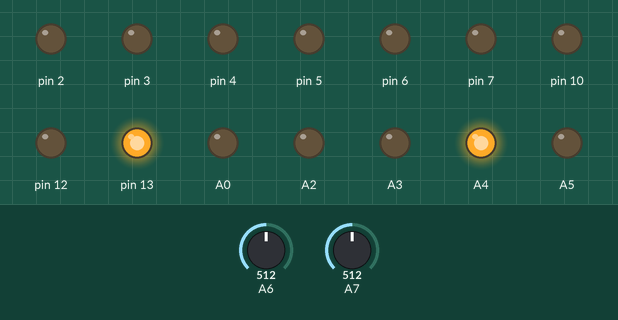
Recording of a sketch running on a simulated Arduino Nano, built with avr-gcc and run on an emulated ATmega328P. On the bench: output pins drawn as LEDs (lit = HIGH). The inputs (shaded band) are chosen by the test bench; at power-on: A7 = 512, A6 = 512. What the sketch prints to the serial monitor is not drawn.

Above: at 1.8 s.
1.9 s: A7 set to 0
At 2.29 s:
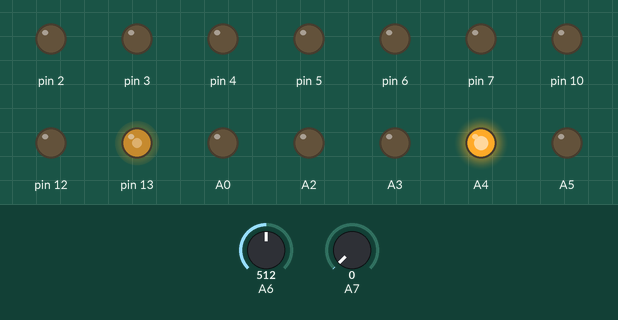
5.0 s: A6 set to 0
At 6.4 s:
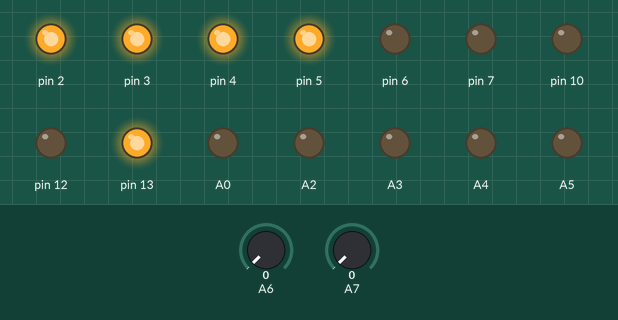
8.1 s: A6 set to 20
At 9.74 s:
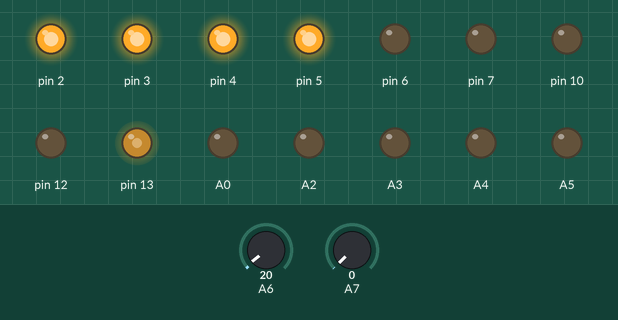
11.2 s: A7 set to 122
At 12.5 s:
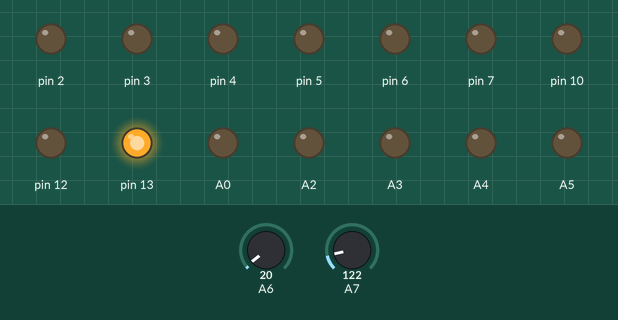
14.3 s: A7 set to 0
17.4 s: A7 set to 20
At 18.3 s:
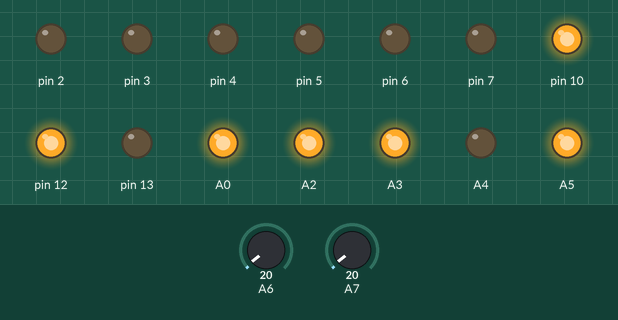
Timing chart, 0 to 21.5 s (numbered marks = the images above; inputs shaded):
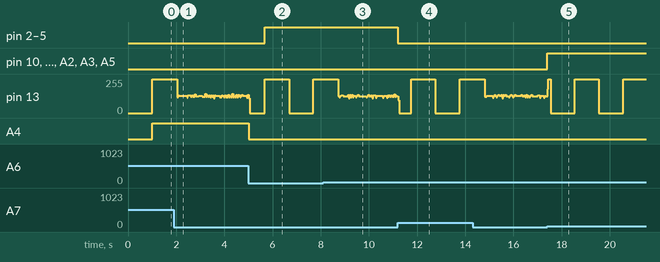

Measured:
- after the input at 1.9 s, pin 10: stays LOW (without the input it goes to HIGH after 2.1 s); A4: stays HIGH (without the input it goes to LOW after 0.10 s); A5: stays LOW (without the input it goes to HIGH after 0.10 s)
- after the input at 5.0 s, pin 2–5: LOW → HIGH after 0.68 s; A4: HIGH → LOW at once
- after the input at 8.1 s, pin 2–5: stays HIGH (without the input it goes to LOW after 0.58 s); pin 6, pin 7: stays LOW (without the input it goes to HIGH after 0.58 s)
- after the input at 11.2 s, pin 2–5: HIGH → LOW at once
- after the input at 17.4 s, pin 10, pin 12, A0, A2, A3, A5: LOW → HIGH at once

The sketch:

BinaryClock.ino
```cpp
#define BIT(n,i) (n>>i&1)
long now = millis();
int second = now / 1000;
int minute = second / 60;
int hour = minute / 60;

int sec_1_digit;
int sec_2_digit;
int min_1_digit;
int min_2_digit;
int hour_1_digit;
int hour_2_digit;
long millis_double_press = 0;
long mills_button_delay = 0;
int mode = 0;
int state_3_current = 0;
int speed_mod = 1;
long millis_add = 0;

boolean led_sec = false;

void setup() {
  Serial.begin(115200);
  pinMode(2, OUTPUT);
  pinMode(3, OUTPUT);
  pinMode(4, OUTPUT);
  pinMode(5, OUTPUT);
  pinMode(6, OUTPUT);
  pinMode(7, OUTPUT);
  pinMode(8, OUTPUT);
  pinMode(9, OUTPUT);
  pinMode(A0, OUTPUT);
  pinMode(A1, OUTPUT);
  pinMode(A2, OUTPUT);
  pinMode(A3, OUTPUT);
  pinMode(A4, OUTPUT);
  pinMode(A5, OUTPUT);
  pinMode(10, OUTPUT);
  pinMode(12, OUTPUT);
  pinMode(13, OUTPUT);
  pinMode(A7, INPUT);
  pinMode(A6, INPUT);
}

void set_LED(int pin, int value) {
  if (value == 0) {
    digitalWrite(pin, LOW);
  } else {
    digitalWrite(pin, HIGH);
  }
}

void refresh_time() {
  second = (now / 1000) % 60;
  minute = ((now / 60) / 1000) % 60;
  hour = (((minute / 60) / 60) / 1000) % 24;
  sec_1_digit = second % 10;
  sec_2_digit = (second - sec_1_digit) / 10;
  min_1_digit = minute % 10;
  min_2_digit = (minute - min_1_digit) / 10;
  hour_1_digit = hour % 10;
  hour_2_digit = (hour - hour_1_digit) / 10;


  Serial.println(second);
  Serial.println(minute);
  Serial.println(hour);

  // sec blink
  set_LED(13, BIT(sec_1_digit, 0));
}

void dark() {
  // x0-minutes
  set_LED(5, LOW);
  set_LED(4, LOW);
  set_LED(3, LOW);
  set_LED(2, LOW);

  // 0x-minutes
  set_LED(9, LOW);
  set_LED(8, LOW);
  set_LED(7, LOW);
  set_LED(6, LOW);

  // x0 seconds
  set_LED(A3, LOW);
  set_LED(A2, LOW);
  set_LED(A1, LOW);
  set_LED(A0, LOW);

  // 0x seconds
  set_LED(A4, LOW);
  set_LED(A5, LOW);
  set_LED(10, LOW);
  set_LED(12, LOW);
}
void tickMMSS() {

  if (hour < 10) Serial.print("0");
  Serial.print(hour);
  Serial.print(":");
  if (minute < 10) Serial.print("0");
  Serial.print(minute);
  Serial.print(":");
  if (second < 10) Serial.print("0");
  Serial.print(second);

  Serial.print("  ");
  Serial.print(analogRead(A7));
  Serial.print("  ");
  Serial.print(analogRead(A6));

  Serial.println();

  // x0-minutes
  set_LED(5, BIT(min_2_digit, 0));
  set_LED(4, BIT(min_2_digit, 1));
  set_LED(3, BIT(min_2_digit, 2));
  set_LED(2, BIT(min_2_digit, 3));

  // 0x-minutes
  set_LED(9, BIT(min_1_digit, 0));
  set_LED(8, BIT(min_1_digit, 1));
  set_LED(7, BIT(min_1_digit, 2));
  set_LED(6, BIT(min_1_digit, 3));

  // x0 seconds
  set_LED(A3, BIT(sec_2_digit, 0));
  set_LED(A2, BIT(sec_2_digit, 1));
  set_LED(A1, BIT(sec_2_digit, 2));
  set_LED(A0, BIT(sec_2_digit, 3));

  // 0x seconds
  set_LED(A4, BIT(sec_1_digit, 0));
  set_LED(A5, BIT(sec_1_digit, 1));
  set_LED(10, BIT(sec_1_digit, 2));
  set_LED(12, BIT(sec_1_digit, 3));
}

void tickHHMM() {

  if (hour < 10) Serial.print("0");
  Serial.print(hour);
  Serial.print(":");
  if (minute < 10) Serial.print("0");
  Serial.print(minute);
  Serial.print(":");
  if (second < 10) Serial.print("0");
  Serial.print(second);

  Serial.print("  ");
  Serial.print(analogRead(A7));
  Serial.print("  ");
  Serial.print(analogRead(A6));

  Serial.println();

  // x0-minutes
  set_LED(5, BIT(hour_2_digit, 0));
  set_LED(4, BIT(hour_2_digit, 1));
  set_LED(3, BIT(hour_2_digit, 2));
  set_LED(2, BIT(hour_2_digit, 3));

  // 0x-minutes
  set_LED(9, BIT(hour_1_digit, 0));
  set_LED(8, BIT(hour_1_digit, 1));
  set_LED(7, BIT(hour_1_digit, 2));
  set_LED(6, BIT(hour_1_digit, 3));

  // x0 seconds
  set_LED(A3, BIT(min_2_digit, 0));
  set_LED(A2, BIT(min_2_digit, 1));
  set_LED(A1, BIT(min_2_digit, 2));
  set_LED(A0, BIT(min_2_digit, 3));

  // 0x seconds
  set_LED(A4, BIT(min_1_digit, 0));
  set_LED(A5, BIT(min_1_digit, 1));
  set_LED(10, BIT(min_1_digit, 2));
  set_LED(12, BIT(min_1_digit, 3));
}

void tick_state_3() {
  state_3_current++;
  if (state_3_current == 4) state_3_current = 0;

  if (state_3_current == 0) {
    // x0-minutes
    dark();
    set_LED(5, HIGH);
    set_LED(4, HIGH);
    set_LED(3, HIGH);
    set_LED(2, HIGH);
  } else if (state_3_current == 1) {
    dark();
    set_LED(9, HIGH);
    set_LED(8, HIGH);
    set_LED(7, HIGH);
    set_LED(6, HIGH);
  } else if (state_3_current == 2) {
    dark();
    set_LED(A3, HIGH);
    set_LED(A2, HIGH);
    set_LED(A1, HIGH);
    set_LED(A0, HIGH);
  } else if (state_3_current == 3) {
    dark();
    set_LED(A4, HIGH);
    set_LED(A5, HIGH);
    set_LED(10, HIGH);
    set_LED(12, HIGH);
  }
}
void loop() {
  now = (millis()+millis_add) * speed_mod;

  if (now / 1000 % 60 == second) {
    // do nothing
  } else {
    refresh_time();

    if ((analogRead(A6) == 0) && (analogRead(A7) == 0)) {

      if (millis_double_press == 0) {
        millis_double_press = millis();
        Serial.println("Test countdown started");
        dark();
      } else if (millis() - millis_double_press > 2000) {
        Serial.println("test mode");
        millis_double_press = millis();
        mode++;
        if (mode == 4) mode = 0;
        Serial.print("Mode: ");
        Serial.println(mode);
      } else {
        if (mode == 0) {
          // x0-minutes
          dark();
          set_LED(5, HIGH);
          set_LED(4, HIGH);
          set_LED(3, HIGH);
          set_LED(2, HIGH);
        } else if (mode == 1) {
          dark();
          set_LED(9, HIGH);
          set_LED(8, HIGH);
          set_LED(7, HIGH);
          set_LED(6, HIGH);
        } else if (mode == 2) {
          dark();
          set_LED(A3, HIGH);
          set_LED(A2, HIGH);
          set_LED(A1, HIGH);
          set_LED(A0, HIGH);
        } else if (mode == 3) {
          dark();
          set_LED(A4, HIGH);
          set_LED(A5, HIGH);
          set_LED(10, HIGH);
          set_LED(12, HIGH);
        }
      }
    } else if (analogRead(A6) == 0) {
      if (mills_button_delay == 0) {
        mills_button_delay = millis();
        Serial.println("Timeset started");
      } else if (millis() - mills_button_delay > 1000) {
        mills_button_delay = millis();
        Serial.println("HH+1");
        millis_add = millis_add + (1000 * 60 * 60);
      }
      tickHHMM;
    } else if (analogRead(A7) == 0) {
      Serial.println("MM");
      millis_add = millis_add + (1000 * 60);
    } else {
      millis_double_press = 0;
      // 0 clock MM:SS
      // 1 clock HH:MM
      // 2 clock speeeeeed
      // 3 full test
      if (mode == 0) {
        tickMMSS();
        speed_mod = 1;
      } else if (mode == 1) {
        tickHHMM();
        speed_mod = 1;
        Serial.println("Mode 1");
      } else if (mode == 2) {
        tickMMSS();
        speed_mod = 200;
        Serial.println("Mode 2");
      } else if (mode == 3) {
        speed_mod = 10;
        Serial.println("Mode 3");
        tick_state_3();
      }
    }

  }

}
```
